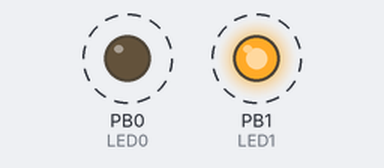
Recording of a program running on a simulated ATmega328P, built with avr-gcc and emulated at 16 MHz. Shown: output pins drawn as LEDs (lit = HIGH). Dashed ring = blinking.

Above: at 0.2 s.
Timing chart, 0 to 3.0 s (numbered marks = the images above):
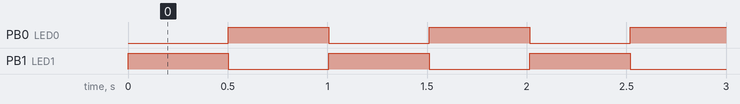

Measured:
- by itself, PB0 (LED0), PB1 (LED1): alternates HIGH for 0.50 s and LOW for 0.50 s

The program:

main.c
```c
#include <avr/io.h>
#include <avr/interrupt.h>
#define F_CPU 16000000UL
#include "util/delay.h"
#define LED0 PB0
#define LED1 PB1
#define WDT_RESET asm("WDR \n") // Inline assembly instr
void fWDTInit(void) {
	cli(); // Global intr disabled
	// Reset watchdog timer
	WDT_RESET;
	// Start timed sequence
	WDTCSR |= (1<<WDCE) | (1<<WDE);
	// Set WDT prescaler
	WDTCSR = (1<<WDE) | (0<<WDP3) | (1<<WDP2) | (1<<WDP0);
}
int main(void) {
	uint8_t i;
	DDRB |= (1<<LED1)|(1<<LED0);
	PORTB |= (1<<LED0);
	fWDTInit();
	while (1) {
		PORTB ^= (1<<LED1)|(1<<LED0); // Toggling LEDs
		_delay_ms(126);
		WDT_RESET; // Reset watchdog timer
		_delay_ms(126);
		WDT_RESET; // Reset watchdog timer
		_delay_ms(126);
		WDT_RESET; // Reset watchdog timer
		_delay_ms(126);
		WDT_RESET; // Reset watchdog timer
	}
}
```
